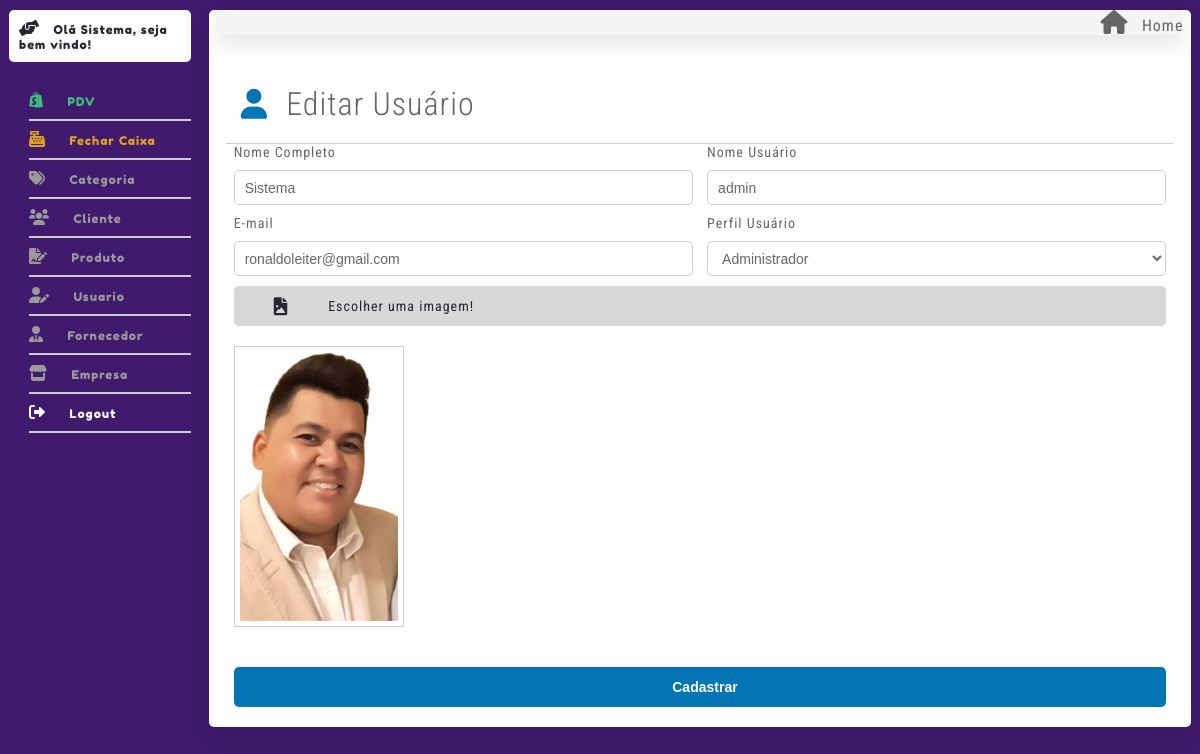
The page /index.php?controller=UsuarioController&metodo=Index&id=1 (signed in) on the database its author committed.
### tables this page shows
CREATE TABLE `usuario` (
  `ID` int(11) NOT NULL,
  `NOME` varchar(255) DEFAULT NULL,
  `USUARIO` varchar(60) DEFAULT NULL,
  `SENHA` varchar(100) DEFAULT NULL,
  `PERFIL` int(11) DEFAULT NULL,
  `EMAIL` varchar(80) DEFAULT NULL,
  `IMAGEM` varchar(100) DEFAULT NULL,
  `ATIVO` enum('S','N') DEFAULT NULL
);

### src/Controllers/UsuarioController.php (called while the page is built, shortened)
<?php
class UsuarioController extends Notifications
{
    function Index()
    {
        $perfilDAO = new PerfilDao();
        $perf = $perfilDAO->listar();
        if ($_GET && isset($_GET['id'])) {
            $id = $_GET['id'];
            $obterUm = new UsuarioDao();
            $return = $obterUm->ObterUm($id);
            require_once "Views/Painel/Index.php";
        }
        require_once "Views/Painel/Index.php";
    }
}

### src/index.php (called while the page is built, shortened)
<?php
if ($_GET) {
    $metodo = $_GET['metodo'];
    $entity = new $controllerClass();
    $entity->$metodo();
} else {
    require_once 'Controllers/BaseController.php';
    $start = new BaseController();
    $start->Login();
}

### src/Models/Contexto.php (called while the page is built, shortened)
<?php
class Contexto
{
    protected $banco;
    protected function __construct() {
        $inf = "mysql:host=localhost;dbname=ar3_pdv";
        try {
            $this->banco = new PDO($inf, "root", "",array(PDO::MYSQL_ATTR_INIT_COMMAND => "SET NAMES utf8"));
            $this->banco->setAttribute(PDO::ATTR_ERRMODE, PDO::ERRMODE_EXCEPTION);
        } catch (PDOException $e) {
            die($e->getMessage());
        }
    }
    protected function ObterTodos($tabela){
        $sql = "SELECT * FROM {$tabela} ORDER BY ID DESC";
        try{
            $p = $this->banco->prepare($sql);
            $ret = $p->execute();
            $this->banco = null;
            if(!$ret){
                echo "Erro ao buscar {$tabela}";
            }else{
                $retor = $p->fetchAll(PDO::FETCH_OBJ);
                return $retor;
            }
        }catch(PDOException $e){
           die($e->getMessage());
        }
    }
    protected function ObterPorId($tabela,$id){
        $sql = "SELECT * FROM {$tabela} WHERE ID = ?";
        try{
            $p = $this->banco->prepare($sql);
            $p->bindValue(1, $id);
            $ret = $p->execute();
            $this->banco = null;
            if(!$ret){
                echo "Erro ao buscar {$tabela}";
            }else{
                $retor = $p->fetchAll(PDO::FETCH_OBJ);
                return $retor;
            }
        }catch(PDOException $e){
           die($e->getMessage());
        }
    }
}

### src/Models/UsuarioDao.php (called while the page is built, shortened)
<?php
class UsuarioDao extends Contexto
{
    public function ObterUm($id)
    {
        return $this->ObterPorId('USUARIO',$id);
    }
}

### src/Models/PerfilDao.php (called while the page is built, shortened)
<?php
class PerfilDao extends Contexto
{
    public function listar(){
        return $this->ObterTodos('PERFIL');
    }
}

### src/Configurations/Formater.php (called while the page is built, shortened)
<?php
class Formater
{
    function formataTextoCap($var){
        return ucwords(strtolower($var));
    }
}

### src/Views/Usuario/Index.php (the view, shortened to what this page needs)
<div class="form-cad bg-branco pd-10 box-12">
<div class="box-12 flex justify-start limpar">
    <div class="box-8">
        <?php if (isset($id) && $id != '') {
            echo "<h1 class='fonte32 fonte-roboto fw-300 mg-b-2'><i class='fas fa-user fonte30 fnc-azul mg-r-1'></i> Editar Usuário</h1>";
        } else {
            echo "<h1 class='fonte32 fonte-roboto fw-300 mg-b-2'><i class='fas fa-user fonte30 fnc-azul mg-r-1'></i> Cadastrar Usuário</h1>";
        }
        ?>
    </div>
</div>
<div class="divider limpar"></div>
    <form action="" method="POST" enctype="multipart/form-data">
        <div class="box-6">
            <label for="">Nome Completo</label>
            <input type="text" name="nome" value="<?php if (isset($id) && $id != '') echo $return[0]->NOME; ?>" required>
        </div>
        <div class="box-6">
            <label for="">Nome Usuário</label>
            <input type="text" name="usuario" value="<?php if (isset($id) && $id != '') echo $return[0]->USUARIO; ?>" required>
        </div>
        <div class="box-6">
            <label for="">E-mail</label>
            <input type="text" name="email" value="<?php if (isset($id) && $id != '') echo $return[0]->EMAIL; ?>" required>
        </div>
        <div class="box-6">
            <label for="">Perfil Usuário</label>
            <select name="perfil" id="" class="">
                <?php
                if (isset($perf) && count($perf) > 0) {
                    foreach ($perf as $dados) {
                        if (isset($id) && $id != '' && $return[0]->PERFIL == $dados->ID) {
                            echo "<option value='{$dados->ID}' selected>" . $Formater->formataTextoCap($dados->DESCRICAO) . " </option>";
                        } else {
                            echo "<option value='{$dados->ID}'>" . $Formater->formataTextoCap($dados->DESCRICAO) . " </option>";
                        }
                    }
                }
                ?>
            </select>
        </div>
        <div class="box-12 mg-b-2">
            <?php if (isset($id) && $id != '') { ?>
                <label for="img" class="search fnc-preto-1 flex item-centro wd-40  ">
                    <span class="fnc-preto-1 mg-r-2 mg-l-2 pd-20">
                        <i class="fas fa-file-image fonte18"></i>
                    </span>
                    Escolher uma imagem!
                </label>
                <img id='foto' class='img-visivel mg-b-2 mg-t-2' src='lib/img/users-images/<?php echo $return[0]->IMAGEM; ?>' />
            <?php } ?>
        </div>
        <div class="box-12"><input type="submit" value="Cadastrar" class="btn-100 bg-p2-azul bg-p4-powder-hover fnc-branco"> </div>
    </form>
</div>

### rows shown on the page
usuario: nome "Sistema", usuario "admin", email "ronaldoleiter@gmail.com", IMAGEM (picture)

### other values the page prints
$_SESSION['nome'] "Sistema"
form field perfil "Administrador"
